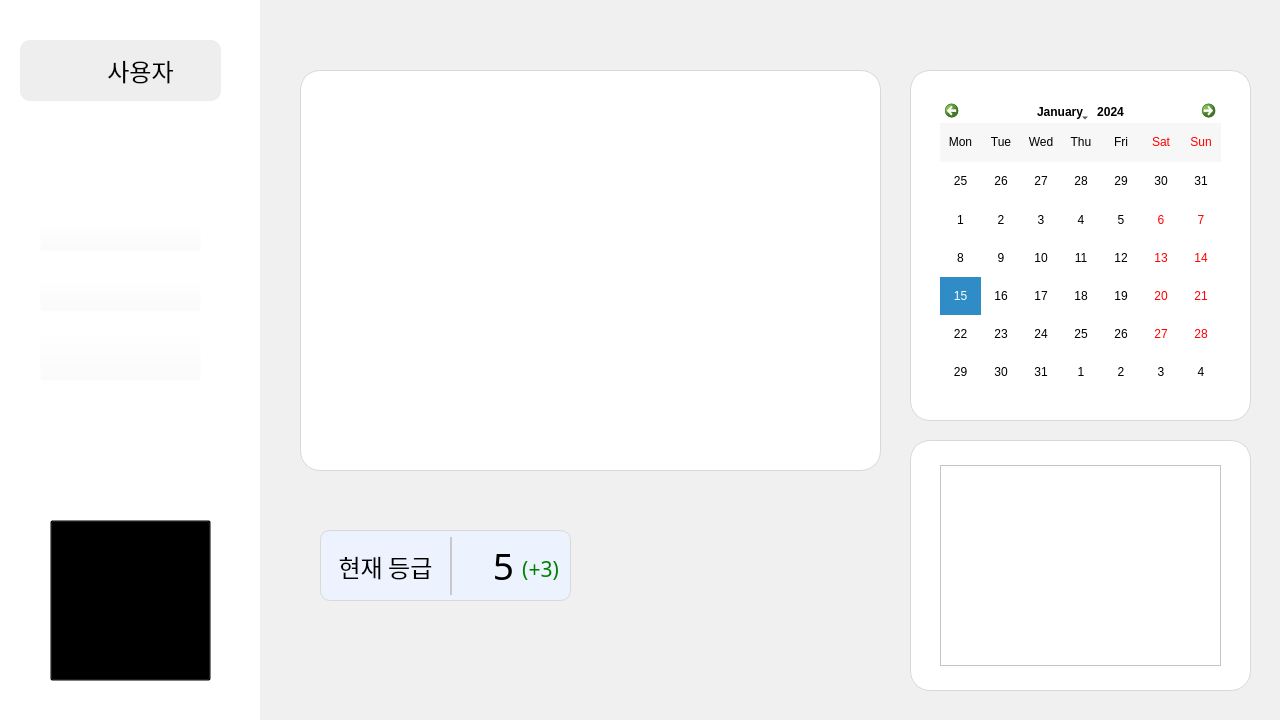
<?xml version="1.0" encoding="UTF-8"?>
<ui version="4.0">
 <class>MainWindow</class>
 <widget class="QMainWindow" name="MainWindow">
  <property name="geometry">
   <rect>
    <x>0</x>
    <y>0</y>
    <width>1280</width>
    <height>720</height>
   </rect>
  </property>
  <property name="windowTitle">
   <string>MainWindow</string>
  </property>
  <property name="styleSheet">
   <string notr="true">background-color:rgb(255, 255, 255);</string>
  </property>
  <widget class="QWidget" name="centralwidget">
   <widget class="QLabel" name="label">
    <property name="geometry">
     <rect>
      <x>-30</x>
      <y>0</y>
      <width>1201</width>
      <height>720</height>
     </rect>
    </property>
    <property name="text">
     <string/>
    </property>
    <property name="pixmap">
     <pixmap>images/background (2).png</pixmap>
    </property>
    <property name="scaledContents">
     <bool>true</bool>
    </property>
   </widget>
   <widget class="QLabel" name="user_label">
    <property name="geometry">
     <rect>
      <x>95</x>
      <y>55</y>
      <width>91</width>
      <height>31</height>
     </rect>
    </property>
    <property name="font">
     <font>
      <family>Noto Sans KR Medium</family>
      <pointsize>18</pointsize>
      <weight>50</weight>
      <bold>false</bold>
     </font>
    </property>
    <property name="styleSheet">
     <string notr="true">background-color: rgba(255, 255, 255, 0);</string>
    </property>
    <property name="text">
     <string>사용자</string>
    </property>
    <property name="alignment">
     <set>Qt::AlignCenter</set>
    </property>
   </widget>
   <widget class="QLabel" name="user_image_label">
    <property name="geometry">
     <rect>
      <x>40</x>
      <y>50</y>
      <width>41</width>
      <height>41</height>
     </rect>
    </property>
    <property name="styleSheet">
     <string notr="true">background-color: rgba(255, 255, 255, 0);</string>
    </property>
    <property name="text">
     <string/>
    </property>
    <property name="pixmap">
     <pixmap>images/user (1).png</pixmap>
    </property>
    <property name="scaledContents">
     <bool>true</bool>
    </property>
   </widget>
   <widget class="QPushButton" name="home_button">
    <property name="geometry">
     <rect>
      <x>40</x>
      <y>220</y>
      <width>161</width>
      <height>31</height>
     </rect>
    </property>
    <property name="styleSheet">
     <string notr="true">background-color: rgba(255, 255, 255, 0);</string>
    </property>
    <property name="text">
     <string/>
    </property>
    <property name="icon">
     <iconset>
      <normaloff>images/home.png</normaloff>images/home.png</iconset>
    </property>
    <property name="iconSize">
     <size>
      <width>190</width>
      <height>50</height>
     </size>
    </property>
   </widget>
   <widget class="QPushButton" name="result_button">
    <property name="geometry">
     <rect>
      <x>40</x>
      <y>280</y>
      <width>161</width>
      <height>31</height>
     </rect>
    </property>
    <property name="styleSheet">
     <string notr="true">background-color: rgba(255, 255, 255, 0);</string>
    </property>
    <property name="text">
     <string/>
    </property>
    <property name="icon">
     <iconset>
      <normaloff>images/trainresult.png</normaloff>images/trainresult.png</iconset>
    </property>
    <property name="iconSize">
     <size>
      <width>190</width>
      <height>50</height>
     </size>
    </property>
   </widget>
   <widget class="QLabel" name="fix_label_1">
    <property name="geometry">
     <rect>
      <x>320</x>
      <y>530</y>
      <width>251</width>
      <height>71</height>
     </rect>
    </property>
    <property name="styleSheet">
     <string notr="true">border: 1px solid rgb(216, 216, 216);;
border-radius:10px;
background-color:rgb(237, 243, 254);</string>
    </property>
    <property name="text">
     <string/>
    </property>
   </widget>
   <widget class="QLabel" name="fix_label_2">
    <property name="geometry">
     <rect>
      <x>320</x>
      <y>536</y>
      <width>131</width>
      <height>61</height>
     </rect>
    </property>
    <property name="font">
     <font>
      <family>Noto Sans KR Medium</family>
      <pointsize>18</pointsize>
      <weight>50</weight>
      <bold>false</bold>
     </font>
    </property>
    <property name="styleSheet">
     <string notr="true">background-color:rgba(0,0,0,0)</string>
    </property>
    <property name="text">
     <string>현재 등급</string>
    </property>
    <property name="alignment">
     <set>Qt::AlignCenter</set>
    </property>
   </widget>
   <widget class="Line" name="line">
    <property name="geometry">
     <rect>
      <x>450</x>
      <y>537</y>
      <width>2</width>
      <height>58</height>
     </rect>
    </property>
    <property name="styleSheet">
     <string notr="true">color: rgb(52, 163, 163);
border: 1px solid rgb(200,200,200);</string>
    </property>
    <property name="orientation">
     <enum>Qt::Vertical</enum>
    </property>
   </widget>
   <widget class="QWidget" name="graph_widget" native="true">
    <property name="geometry">
     <rect>
      <x>330</x>
      <y>100</y>
      <width>521</width>
      <height>341</height>
     </rect>
    </property>
    <property name="styleSheet">
     <string notr="true"/>
    </property>
   </widget>
   <widget class="QCalendarWidget" name="calendarWidget">
    <property name="geometry">
     <rect>
      <x>940</x>
      <y>100</y>
      <width>281</width>
      <height>291</height>
     </rect>
    </property>
    <property name="styleSheet">
     <string notr="true">color:rgb(0, 0, 0);</string>
    </property>
    <property name="verticalHeaderFormat">
     <enum>QCalendarWidget::NoVerticalHeader</enum>
    </property>
   </widget>
   <widget class="QLabel" name="fix_label">
    <property name="geometry">
     <rect>
      <x>20</x>
      <y>40</y>
      <width>201</width>
      <height>61</height>
     </rect>
    </property>
    <property name="styleSheet">
     <string notr="true">border-radius:10px;
background-color: rgba(157, 157, 157, 45)</string>
    </property>
    <property name="text">
     <string/>
    </property>
   </widget>
   <widget class="QPushButton" name="result_button_2">
    <property name="geometry">
     <rect>
      <x>40</x>
      <y>330</y>
      <width>161</width>
      <height>51</height>
     </rect>
    </property>
    <property name="styleSheet">
     <string notr="true">background-color: rgba(255, 255, 255, 0);</string>
    </property>
    <property name="text">
     <string/>
    </property>
    <property name="icon">
     <iconset>
      <normaloff>images/doctor.png</normaloff>images/doctor.png</iconset>
    </property>
    <property name="iconSize">
     <size>
      <width>190</width>
      <height>50</height>
     </size>
    </property>
   </widget>
   <widget class="QLabel" name="difference_grade_label">
    <property name="geometry">
     <rect>
      <x>520</x>
      <y>548</y>
      <width>41</width>
      <height>41</height>
     </rect>
    </property>
    <property name="font">
     <font>
      <family>Noto Sans KR Medium</family>
      <pointsize>16</pointsize>
      <weight>50</weight>
      <bold>false</bold>
      <kerning>true</kerning>
     </font>
    </property>
    <property name="mouseTracking">
     <bool>false</bool>
    </property>
    <property name="styleSheet">
     <string notr="true">background-color:rgba(0,0,0,0);
color:green;</string>
    </property>
    <property name="text">
     <string>(+3)</string>
    </property>
    <property name="alignment">
     <set>Qt::AlignCenter</set>
    </property>
   </widget>
   <widget class="QLabel" name="fix_label_5">
    <property name="geometry">
     <rect>
      <x>910</x>
      <y>70</y>
      <width>341</width>
      <height>351</height>
     </rect>
    </property>
    <property name="styleSheet">
     <string notr="true">border-radius:20px;
background-color: rgb(255,255,255);border: 1px solid rgb(216, 216, 216);</string>
    </property>
    <property name="text">
     <string/>
    </property>
   </widget>
   <widget class="QLabel" name="label_5">
    <property name="geometry">
     <rect>
      <x>910</x>
      <y>440</y>
      <width>341</width>
      <height>251</height>
     </rect>
    </property>
    <property name="styleSheet">
     <string notr="true">border-radius:20px;
background-color: rgb(255,255,255);border: 1px solid rgb(216, 216, 216);</string>
    </property>
    <property name="text">
     <string/>
    </property>
   </widget>
   <widget class="QLabel" name="fix_label_4">
    <property name="geometry">
     <rect>
      <x>300</x>
      <y>70</y>
      <width>581</width>
      <height>401</height>
     </rect>
    </property>
    <property name="styleSheet">
     <string notr="true">border-radius:20px;
background-color: rgb(255,255,255);
border: 1px solid rgb(216, 216, 216);</string>
    </property>
    <property name="text">
     <string/>
    </property>
   </widget>
   <widget class="QLabel" name="label_7">
    <property name="geometry">
     <rect>
      <x>260</x>
      <y>0</y>
      <width>1071</width>
      <height>721</height>
     </rect>
    </property>
    <property name="styleSheet">
     <string notr="true">background-color:rgb(240,240,240);</string>
    </property>
    <property name="text">
     <string/>
    </property>
    <property name="scaledContents">
     <bool>false</bool>
    </property>
   </widget>
   <widget class="QLabel" name="now_grade_label">
    <property name="geometry">
     <rect>
      <x>488</x>
      <y>535</y>
      <width>31</width>
      <height>61</height>
     </rect>
    </property>
    <property name="font">
     <font>
      <family>Noto Sans KR Medium</family>
      <pointsize>28</pointsize>
      <weight>50</weight>
      <bold>false</bold>
     </font>
    </property>
    <property name="styleSheet">
     <string notr="true">background-color:rgba(0,0,0,0)</string>
    </property>
    <property name="text">
     <string>5</string>
    </property>
    <property name="alignment">
     <set>Qt::AlignCenter</set>
    </property>
   </widget>
   <widget class="QPushButton" name="start_button">
    <property name="geometry">
     <rect>
      <x>50</x>
      <y>520</y>
      <width>161</width>
      <height>161</height>
     </rect>
    </property>
    <property name="styleSheet">
     <string notr="true">background-color:rgba(0, 0, 0, 0);</string>
    </property>
    <property name="text">
     <string/>
    </property>
    <property name="icon">
     <iconset>
      <normaloff>images/icon_btn_start_basic.png</normaloff>images/icon_btn_start_basic.png</iconset>
    </property>
    <property name="iconSize">
     <size>
      <width>150</width>
      <height>150</height>
     </size>
    </property>
   </widget>
   <widget class="QListView" name="listView">
    <property name="geometry">
     <rect>
      <x>940</x>
      <y>465</y>
      <width>281</width>
      <height>201</height>
     </rect>
    </property>
   </widget>
   <zorder>label</zorder>
   <zorder>label_7</zorder>
   <zorder>home_button</zorder>
   <zorder>result_button</zorder>
   <zorder>fix_label_1</zorder>
   <zorder>fix_label_2</zorder>
   <zorder>line</zorder>
   <zorder>fix_label</zorder>
   <zorder>user_image_label</zorder>
   <zorder>user_label</zorder>
   <zorder>result_button_2</zorder>
   <zorder>difference_grade_label</zorder>
   <zorder>fix_label_5</zorder>
   <zorder>calendarWidget</zorder>
   <zorder>label_5</zorder>
   <zorder>fix_label_4</zorder>
   <zorder>graph_widget</zorder>
   <zorder>now_grade_label</zorder>
   <zorder>start_button</zorder>
   <zorder>listView</zorder>
  </widget>
 </widget>
 <resources/>
 <connections/>
</ui>
